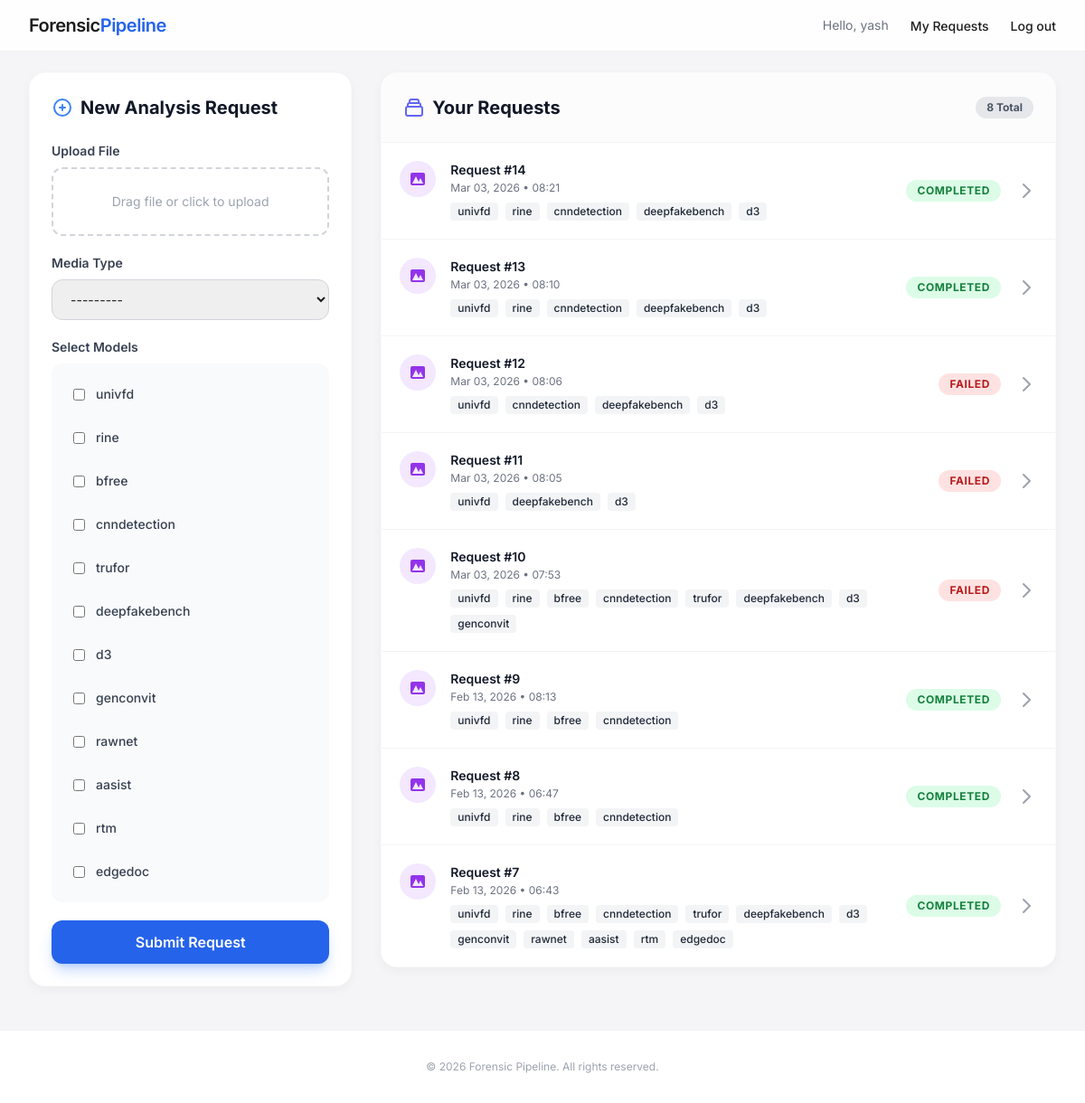
The page / (signed in) on the database its author committed.
### accounts/models.py (models this page shows, shortened)
class CustomUser(AbstractUser):
    is_admin = models.BooleanField(default=False)

### analysis/models.py (models this page shows, shortened)
class ForensicRequest(models.Model):
    STATUS_CHOICES = (
        ('PENDING', 'Pending'),
        ('PROCESSING', 'Processing'),
        ('COMPLETED', 'Completed'),
        ('FAILED', 'Failed'),
    )
    user = models.ForeignKey(settings.AUTH_USER_MODEL, on_delete=models.CASCADE)
    input_file = models.FileField(upload_to='uploads/%Y/%m/%d/')
    media_type = models.CharField(max_length=10, choices=[('image', 'Image'), ('video', 'Video')])
    selected_models = models.JSONField(default=list) # List of model names
    status = models.CharField(max_length=20, choices=STATUS_CHOICES, default='PENDING')
    report_content = models.TextField(blank=True, null=True)
    created_at = models.DateTimeField(auto_now_add=True)

### analysis/views.py (the view)
# urls.py: path('', views.dashboard, name='dashboard'),
@login_required
def dashboard(request):
    if request.user.is_superuser:
        requests = ForensicRequest.objects.all().order_by('-created_at')
    else:
        requests = ForensicRequest.objects.filter(user=request.user).order_by('-created_at')
    if request.method == 'POST':
        form = ForensicRequestForm(request.POST, request.FILES)
        if form.is_valid():
            forensic_req = form.save(commit=False)
            forensic_req.user = request.user
            forensic_req.save()
            process_forensic_request.delay(forensic_req.id)
            return redirect('dashboard')
    else:
        form = ForensicRequestForm()
    return render(request, 'analysis/dashboard.html', {'requests': requests, 'form': form})

### analysis/forms.py (shortened to what this page needs)
class ForensicRequestForm(forms.ModelForm):
    models_choices = [(m, m) for m in get_available_models()]
    selected_models = forms.MultipleChoiceField(
        choices=models_choices,
        widget=forms.CheckboxSelectMultiple,
        required=True
    )
    class Meta:
        model = ForensicRequest
        fields = ['input_file', 'media_type', 'selected_models']

### templates/analysis/dashboard.html (shortened to what this page needs)
{% extends 'base.html' %}
{% block content %}
<div class="grid grid-cols-1 lg:grid-cols-12 gap-8">
    <div class="lg:col-span-4 self-start sticky top-24">
        <div class="apple-card p-6">
            <h2 class="text-xl font-bold mb-6 text-gray-900 flex items-center">
                <svg xmlns="http://www.w3.org/2000/svg" class="h-6 w-6 mr-2 text-blue-500" fill="none"
                    viewBox="0 0 24 24" stroke="currentColor">
                    <path stroke-linecap="round" stroke-linejoin="round" stroke-width="2"
                        d="M12 9v3m0 0v3m0-3h3m-3 0H9m12 0a9 9 0 11-18 0 9 9 0 0118 0z" />
                </svg>
                New Analysis Request
            </h2>
            <form method="post" enctype="multipart/form-data" class="space-y-5">
                <div>
                    <label class="block text-sm font-semibold text-gray-700 mb-2">Upload File</label>
                    <div
                        class="relative border-2 border-dashed border-gray-300 rounded-xl p-6 hover:bg-gray-50 transition-colors text-center cursor-pointer">
                        {{ form.input_file }}
                        <div class="pointer-events-none absolute inset-0 flex items-center justify-center"
                            id="upload-placeholder">
                            <span class="text-gray-400 text-sm">Drag file or click to upload</span>
                        </div>
                    </div>
                </div>
                <div>
                    <label class="block text-sm font-semibold text-gray-700 mb-2">Media Type</label>
                    <div class="relative">
                        {{ form.media_type }}
                    </div>
                </div>
                <div>
                    <label class="block text-sm font-semibold text-gray-700 mb-2">Select Models</label>
                    <div class="bg-gray-50 p-4 rounded-xl space-y-3">
                        {% for checkbox in form.selected_models %}
                        <label
                            class="flex items-center p-2 rounded-lg hover:bg-white hover:shadow-sm transition-all cursor-pointer">
                            {{ checkbox.tag }}
                            <span class="ml-3 text-sm text-gray-700 font-medium">{{ checkbox.choice_label }}</span>
                        </label>
                        {% endfor %}
                    </div>
                </div>
                <button type="submit"
                    class="w-full bg-blue-600 text-white rounded-xl px-4 py-3 font-semibold hover:bg-blue-700 transition-colors shadow-lg shadow-blue-500/30">
                    Submit Request
                </button>
            </form>
        </div>
    </div>
    <div class="lg:col-span-8">
        <div class="apple-card overflow-hidden">
            <div class="border-b border-gray-100 p-6 flex justify-between items-center bg-gray-50/50">
                <h2 class="text-xl font-bold text-gray-900 flex items-center">
                    Your Requests
                </h2>
                <span class="bg-gray-200 text-gray-600 py-1 px-3 rounded-full text-xs font-bold">{{ requests.count }}
                    Total</span>
            </div>
            {% if requests %}
            <ul class="divide-y divide-gray-100">
                {% for req in requests %}
                <li class="p-5 hover:bg-gray-50 transition-colors">
                    <div class="flex flex-col sm:flex-row sm:items-center justify-between gap-4">
                        <div class="flex items-start space-x-4">
                            <div class="h-10 w-10 rounded-full flex items-center justify-center flex-shrink-0
                                {% if req.media_type == 'image' %}bg-purple-100 text-purple-600
                                {% else %}bg-pink-100 text-pink-600{% endif %}">
                                {% if req.media_type == 'image' %}
                                <svg xmlns="http://www.w3.org/2000/svg" class="h-5 w-5" viewBox="0 0 20 20"
                                    fill="currentColor">
                                    <path fill-rule="evenodd"
                                        d="M4 3a2 2 0 00-2 2v10a2 2 0 002 2h12a2 2 0 002-2V5a2 2 0 00-2-2H4zm12 12H4l4-8 3 6 2-4 3 6z"
                                        clip-rule="evenodd" />
                                </svg>
                                {% else %}
                                <svg xmlns="http://www.w3.org/2000/svg" class="h-5 w-5" viewBox="0 0 20 20"
                                    fill="currentColor">
                                    <path
                                        d="M2 6a2 2 0 012-2h6a2 2 0 012 2v8a2 2 0 01-2 2H4a2 2 0 01-2-2V6zM14.553 7.106A1 1 0 0014 8v4a1 1 0 00.553.894l2 1A1 1 0 0018 13V7a1 1 0 00-1.447-.894l-2 1z" />
                                </svg>
                                {% endif %}
                            </div>
                            <div>
                                <p class="text-sm font-semibold text-gray-900">Request #{{ req.id }}</p>
                                <p class="text-xs text-gray-500 mt-0.5">{{ req.created_at|date:"M d, Y • H:i" }}</p>
                                <div class="mt-2 flex flex-wrap gap-2">
                                    {% for model in req.selected_models %}
                                    <span
                                        class="inline-flex items-center px-2 py-0.5 rounded text-xs font-medium bg-gray-100 text-gray-800">
                                        {{ model }}
                                    </span>
                                    {% endfor %}
                                </div>
                            </div>
                        </div>
                        <div class="flex items-center justify-between sm:justify-end gap-4 w-full sm:w-auto">
                            <span class="px-3 py-1 rounded-full text-xs font-bold uppercase tracking-wider
                                {% if req.status == 'COMPLETED' %}bg-green-100 text-green-700
                                {% elif req.status == 'FAILED' %}bg-red-100 text-red-700
                                {% else %}bg-yellow-100 text-yellow-700 animate-pulse{% endif %}">
                                {{ req.status }}
                            </span>
                            <a href="{% url 'request_detail' req.id %}"
                                class="text-gray-400 hover:text-blue-600 transition-colors">
                                <svg xmlns="http://www.w3.org/2000/svg" class="h-6 w-6" fill="none" viewBox="0 0 24 24"
                                    stroke="currentColor">
                                    <path stroke-linecap="round" stroke-linejoin="round" stroke-width="2"
                                        d="M9 5l7 7-7 7" />
                                </svg>
                            </a>
                        </div>
                    </div>
                </li>
                {% endfor %}
            </ul>
            {% endif %}
        </div>
    </div>
</div>
{% endblock %}

### templates/base.html (shortened to what this page needs)
<!DOCTYPE html>
<html lang="en">
<head>
    <script src="https://cdn.tailwindcss.com"></script>
</head>
<body class="min-h-screen flex flex-col">
    <nav class="glass-nav fixed w-full z-50 transition-all duration-300">
        <div class="max-w-7xl mx-auto px-4 sm:px-6 lg:px-8">
            <div class="flex justify-between h-14 items-center">
                <div class="flex-shrink-0 flex items-center">
                    <a href="/" class="text-xl font-semibold tracking-tight">Forensic<span
                            class="text-blue-600">Pipeline</span></a>
                </div>
                <div class="hidden md:flex items-center space-x-6">
                    {% if user.is_authenticated %}
                    <span class="text-sm text-gray-500">Hello, {{ user.username }}</span>
                    <a href="{% url 'dashboard' %}" class="nav-link">My Requests</a>
                    <form action="{% url 'logout' %}" method="post" class="inline">
                        <button type="submit" class="nav-link bg-transparent border-0 cursor-pointer">Log out</button>
                    </form>
                    {% else %}
                    <a href="{% url 'login' %}" class="nav-link">Log in</a>
                    <a href="{% url 'register' %}" class="btn-primary">Sign up</a>
                    {% endif %}
                </div>
            </div>
        </div>
    </nav>
    <div class="flex-grow pt-20 pb-12 px-4 sm:px-6 lg:px-8 max-w-7xl mx-auto w-full">
        {% block content %}
        {% endblock %}
    </div>
    <footer class="bg-white border-t border-gray-100 py-8 mt-auto">
        <div class="max-w-7xl mx-auto px-4 text-center text-gray-400 text-xs">
            <p>&copy; {% now "Y" %} Forensic Pipeline. All rights reserved.</p>
        </div>
    </footer>
</body>
</html>

### templates/base.html (style rules this page uses)
body { background-color: #F5F5F7; font-family: 'Inter', -apple-system, BlinkMacSystemFont, sans-serif; -webkit-font-smoothing: antialiased; color: #1d1d1f; }
.glass-nav { background: rgba(255, 255, 255, 0.85); backdrop-filter: blur(20px); -webkit-backdrop-filter: blur(20px); border-bottom: 1px solid rgba(0, 0, 0, 0.05); }
.nav-link { color: #1d1d1f; font-size: 14px; font-weight: 500; transition: color 0.2s ease; }
.apple-card { background: #FFFFFF; border-radius: 18px; box-shadow: 0 4px 12px rgba(0, 0, 0, 0.04); border: 1px solid rgba(0, 0, 0, 0.02); }

### templates/analysis/dashboard.html (style rules this page uses)
input[type="file"] { width: 100%; color: transparent; }
select { width: 100%; border-radius: 0.75rem; border: 1px solid #d1d5db; padding: 0.75rem 1rem; font-size: 0.875rem; outline: none; transition: border-color 0.2s; }

### rows shown on the page
CustomUser: username "yash"
ForensicRequest: media_type "image" (drawn), id "14", created_at "Mar 03, 2026 • 08:21", selected_models "univfd" "rine" "cnndetection" "deepfakebench" "d3", status "COMPLETED"
ForensicRequest: media_type "image" (drawn), id "13", created_at "Mar 03, 2026 • 08:10", selected_models "univfd" "rine" "cnndetection" "deepfakebench" "d3", status "COMPLETED"
ForensicRequest: media_type "image" (drawn), id "12", created_at "Mar 03, 2026 • 08:06", selected_models "univfd" "cnndetection" "deepfakebench" "d3", status "FAILED"
ForensicRequest: media_type "image" (drawn), id "11", created_at "Mar 03, 2026 • 08:05", selected_models "univfd" "deepfakebench" "d3", status "FAILED"
ForensicRequest: media_type "image" (drawn), id "10", created_at "Mar 03, 2026 • 07:53", selected_models "univfd" "rine" "bfree" "cnndetection" "trufor" "deepfakebench" "d3" "genconvit", status "FAILED"
ForensicRequest: media_type "image" (drawn), id "9", created_at "Feb 13, 2026 • 08:13", selected_models "univfd" "rine" "bfree" "cnndetection", status "COMPLETED"
ForensicRequest: media_type "image" (drawn), id "8", created_at "Feb 13, 2026 • 06:47", selected_models "univfd" "rine" "bfree" "cnndetection", status "COMPLETED"
ForensicRequest: media_type "image" (drawn), id "7", created_at "Feb 13, 2026 • 06:43", selected_models "univfd" "rine" "bfree" "cnndetection" "trufor" "deepfakebench" "d3" "genconvit" "rawnet" "aasist" "rtm" "edgedoc", status "COMPLETED"

### other values the page prints
{{ checkbox.choice_label }} "univfd" "rine" "bfree" "cnndetection" "trufor" "deepfakebench" "d3" "genconvit" "rawnet" "aasist" "rtm" "edgedoc"
{{ requests.count }} "8"
